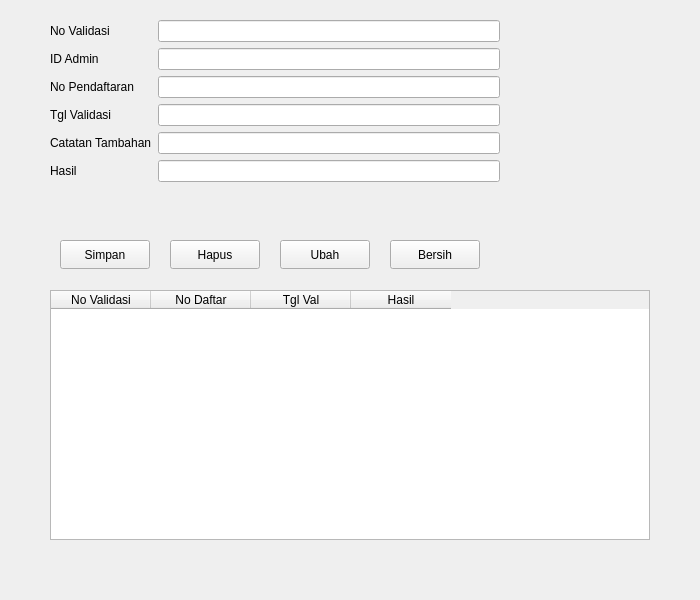
<?xml version="1.0" encoding="UTF-8"?>
<ui version="4.0">
 <class>FormValidasi</class>
 <widget class="QWidget" name="FormValidasi">
  <property name="geometry"> <rect> <x>0</x> <y>0</y> <width>700</width> <height>600</height> </rect> </property>
  <property name="windowTitle"> <string>Form Validasi</string> </property>
  <widget class="QWidget" name="formLayoutWidget">
   <property name="geometry"> <rect> <x>50</x> <y>20</y> <width>450</width> <height>200</height> </rect> </property>
   <layout class="QFormLayout" name="formLayout">
    <item row="0" column="0"><widget class="QLabel" name="l1"><property name="text"><string>No Validasi</string></property></widget></item>
    <item row="0" column="1"><widget class="QLineEdit" name="editNoVal"/></item>
    <item row="1" column="0"><widget class="QLabel" name="l2"><property name="text"><string>ID Admin</string></property></widget></item>
    <item row="1" column="1"><widget class="QLineEdit" name="editIDAdmin"/></item>
    <item row="2" column="0"><widget class="QLabel" name="l3"><property name="text"><string>No Pendaftaran</string></property></widget></item>
    <item row="2" column="1"><widget class="QLineEdit" name="editNoDaftar"/></item>
    <item row="3" column="0"><widget class="QLabel" name="l4"><property name="text"><string>Tgl Validasi</string></property></widget></item>
    <item row="3" column="1"><widget class="QLineEdit" name="editTglVal"/></item>
    <item row="4" column="0"><widget class="QLabel" name="l5"><property name="text"><string>Catatan Tambahan</string></property></widget></item>
    <item row="4" column="1"><widget class="QLineEdit" name="editCatatan"/></item>
    <item row="5" column="0"><widget class="QLabel" name="l6"><property name="text"><string>Hasil</string></property></widget></item>
    <item row="5" column="1"><widget class="QLineEdit" name="editHasil"/></item>
   </layout>
  </widget>
  <widget class="QPushButton" name="btnSimpan"> <property name="geometry"> <rect> <x>60</x> <y>240</y> <width>90</width> <height>29</height> </rect> </property> <property name="text"> <string>Simpan</string> </property> </widget>
  <widget class="QPushButton" name="btnHapus"> <property name="geometry"> <rect> <x>170</x> <y>240</y> <width>90</width> <height>29</height> </rect> </property> <property name="text"> <string>Hapus</string> </property> </widget>
  <widget class="QPushButton" name="btnUbah"> <property name="geometry"> <rect> <x>280</x> <y>240</y> <width>90</width> <height>29</height> </rect> </property> <property name="text"> <string>Ubah</string> </property> </widget>
  <widget class="QPushButton" name="btnBersih"> <property name="geometry"> <rect> <x>390</x> <y>240</y> <width>90</width> <height>29</height> </rect> </property> <property name="text"> <string>Bersih</string> </property> </widget>
  <widget class="QTableWidget" name="tabelValidasi">
   <property name="geometry"> <rect> <x>50</x> <y>290</y> <width>600</width> <height>250</height> </rect> </property>
   <column><property name="text"><string>No Validasi</string></property></column>
   <column><property name="text"><string>No Daftar</string></property></column>
   <column><property name="text"><string>Tgl Val</string></property></column>
   <column><property name="text"><string>Hasil</string></property></column>
  </widget>
 </widget>
 <resources/> <connections/>
</ui>
